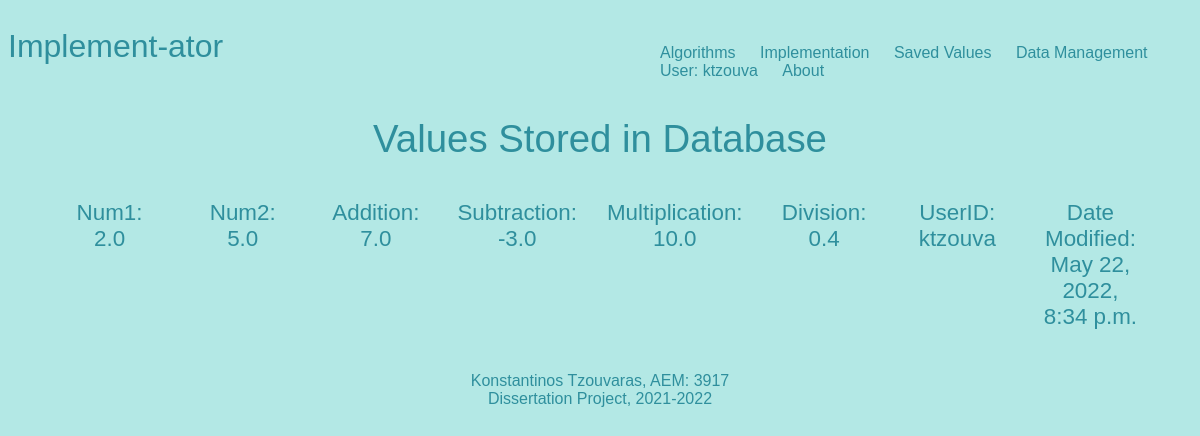
The app's page /saved_values/ (signed in), older data.
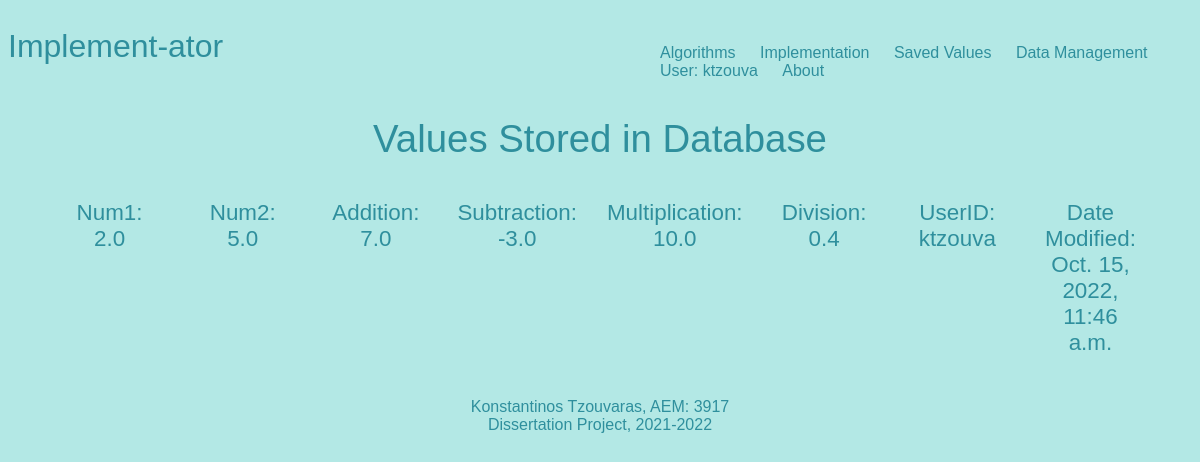
The same page, newer data.
### implementation/models.py (models this page shows)
class Nums(models.Model):
    num1 = models.FloatField(default = '0')
    num2 = models.FloatField(default = '0')
    addition = models.FloatField(default = '0')
    subtraction = models.FloatField(default = '0')
    multiplication = models.FloatField(default = '0')
    division = models.FloatField(default = '0')
    userID = models.CharField(max_length = 10)
    date = models.DateTimeField(auto_now_add = True)
    resString = models.CharField(max_length = 1000)
    class Meta:
        db_table = 'nums'

### savedValues/views.py (the view)
# urls.py: path('', views.savedValues_home, name = 'savedValues_home'),
def savedValues_home(request):
    if request.user.is_authenticated:
        objects = Nums.objects.all()
        args = {'objects': objects}
        return render(request, 'savedValues/savedValues_home.html', args)
    else:
        return render(request, 'savedValues/savedValues_failed.html')

### savedValues/templates/savedValues/savedValues_home.html
{% extends 'base_layout.html' %}
{% block content %}
<div class="savedValues_home">
  <h1> Values Stored in Database </h1>
  <div class="savedValues">
    {% for Nums in objects %}
        <p id="savedValues_paragraph">Num1: {{ Nums.num1 }} <br></p>
        <p id="savedValues_paragraph">Num2: {{ Nums.num2 }} <br> <br></p>
        <p id="savedValues_paragraph">Addition: {{ Nums.addition }} <br></p>
        <p id="savedValues_paragraph">Subtraction: {{ Nums.subtraction }} <br> <br></p>
        <p id="savedValues_paragraph">Multiplication: {{ Nums.multiplication }} <br></p>
        <p id="savedValues_paragraph">Division: {{ Nums.division }} <br> <br></p>
        <p id="savedValues_paragraph">UserID: {{ Nums.userID }} <br> <br></p>
        <p id="savedValues_paragraph">Date Modified: {{ Nums.date }} <br> <br></p>
    {% endfor %}
  </div>
</div>
{% endblock %}

### templates/base_layout.html (shortened to what this page needs)
{% load static %}
<!DOCTYPE html>
<html lang="en" dir="ltr">
  <head>
    <link rel="stylesheet" href="{% static 'styles.css' %}"
  </head>
  <body>
    <header class="wrapper">
      <h1><a href="{% url 'home' %}">Implement-ator</a></h1>
      <nav>
        <ul>
            <li><a href="{% url 'algorithms:algorithms_home' %}">Algorithms</a></li>
            <li><a href="{% url 'implementation:implementation_home' %}">Implementation</a></li>
            <li><a href="{% url 'savedValues:savedValues_home' %}">Saved Values</a></li>
            <li><a href="{% url 'datamng:datamng_home' %}">Data Management</a></li>
            {% if request.user.is_authenticated %}
            <li><a href="{% url 'accounts:accounts_home' %}">User: {{request.user.username}}</a></li>
            {% else %}
            <li><a href="{% url 'accounts:accounts_home' %}">User: Not Logged In</a></li>
            {% endif %}
            <li><a href="{% url 'about' %}">About</a></li>
        </ul>
      </nav>
    </header>
    <div class="wrapper">
      {% block content %}
      {% endblock %}
    </div>
    <footer>
      <p>Konstantinos Tzouvaras, AEM: 3917 <br> Dissertation Project, 2021-2022</p>
    </footer>
  </body>
</html>

### assets/styles.css (style rules this page uses)
body { background-color: #B3E8E5; background-repeat-y: no-repeat; color: #2F8F9D; }
body * { font-family: "Calibri", sans-serif; }
h1, h2, h3, h4, h5 { font-weight: normal; margin: 0; }
a, a:hover, a:visited { color: #2F8F9D; text-decoration: none; }
div.wrapper h1 { text-align: center; margin: 1px auto; font-size: 2.4em; margin-bottom: 1em; }
header { display: grid; grid-template-columns: 1fr 1fr; padding: 20px 0; }
nav { justify-self: end; }
nav li { display: inline-block; margin-left: 20px; }
footer { position: sticky; left: 0; bottom: 0; width: 100%; background: #B3E8E5; color: #2F8F9D; text-align: center; }
div.wrapper p { text-align: center; margin: 1px auto; font-size: 1.2em; margin-bottom: 4em; }
.savedValues { display: grid; grid-template-columns: 1fr 1fr 1fr 1fr 1fr 1fr 1fr 1fr; grid-gap: 30px; margin-right: 50px; margin-left: 50px; }
#savedValues_paragraph { font-size: 1.4em; margin-bottom: auto; }

Row changes from the older to the newer data that the page shows:
removed Nums: num1 "2.0", num2 "5.0", addition "7.0", subtraction "-3.0", multiplication "10.0", division "0.4", userID "ktzouva", date "May 22, 2022, 8:34 p.m."
added Nums: num1 "2.0", num2 "5.0", addition "7.0", subtraction "-3.0", multiplication "10.0", division "0.4", userID "ktzouva", date "Oct. 15, 2022, 11:46 a.m."
